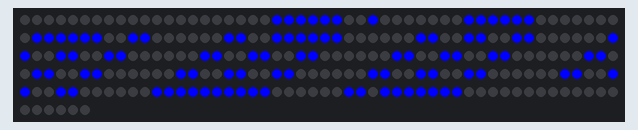
The sketch below on a simulated Arduino Uno, built with avr-gcc and run on an emulated ATmega328P. On the bench: 256 RGB LEDs in strip order, left to right, continuing on the next row. Colours are those a GRB WS2812 strip shows for the declared byte order.

Above: at 5.0 s.
At 7.8 s:
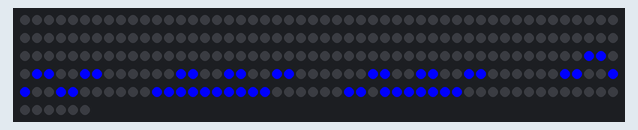
At 13.0 s:
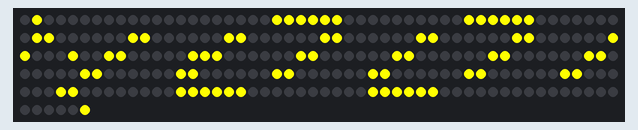
At 23.1 s:
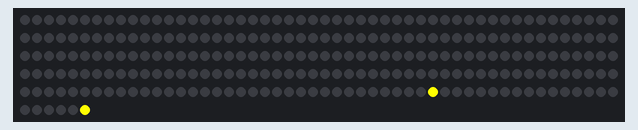

The sketch:

16x16MatrixCountdown.ino
```cpp
#include <FastLED.h>

// How many leds in your strip?
#define NUM_LEDS 256
#define DATA_PIN 5

// Define the array of leds
CRGB leds[NUM_LEDS];

int numIndex0[] = {26, 25, 24, 23, 22, 21, 37, 38, 39, 40, 41, 42, 60, 59, 52, 51, 67, 68, 75, 76, 92, 91, 84, 83, 99, 100, 107, 108, 124, 123, 116, 115, 131, 132, 139, 140, 156, 155, 148, 147, 163, 164, 171, 172, 188, 187, 180, 179, 195, 196, 203, 204, 218, 217, 216, 215, 214, 213, 229, 230, 231, 232, 233, 234};
int numIndex1[] = {23, 24, 40, 39, 51, 52, 53, 54, 55, 56, 76, 75, 74, 73, 72, 71, 87, 88, 104, 103, 119, 120, 136, 135, 151, 152, 168, 167, 183, 184, 200, 199, 211, 212, 213, 214, 215, 216, 217, 218, 219, 220, 236, 235, 234, 233, 232, 231, 230, 29, 228, 227};


void setup() {
  FastLED.addLeds<WS2812B, DATA_PIN, RGB>(leds, NUM_LEDS); // WS2812B

  for (int i = 0; i < NUM_LEDS; i++) {
    leds[i] = CRGB::Black;
    FastLED.show();
  }
  delay(750);


  for (int i = 0; i < sizeof(numIndex1); i++) {
    leds[numIndex1[i]] = CRGB::Blue;
    FastLED.show();
  }
  delay(1000);


  for (int i = 0; i < NUM_LEDS; i++) {
    leds[i] = CRGB::Black;
    delay(1);
    FastLED.show();
  }
  for (int i = 0; i < sizeof(numIndex0); i++) {
    leds[numIndex0[i]] = CRGB::Yellow;
    FastLED.show();
    delay(1);
  }
  delay(2000);
}

void loop() {
  // Turn the LED on, then pause
  for (int i = 0; i < 256; i++) {
    leds[i] = CRGB::Yellow;
    FastLED.show();
    delay(10);
    // Now turn the LED off, then pause
    leds[i] = CRGB::Black;
    FastLED.show();
    delay(10);
  }
}
```
